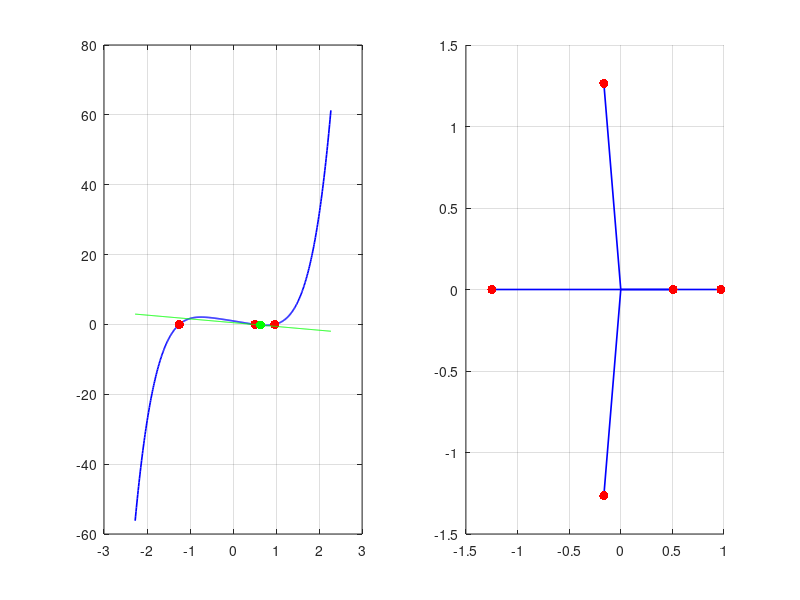

MATLAB code to generate this figure:
%%
clear;
x = -10:0.01:10;
y = x.^3 - 3.55.*x.^2+5.1.*x-3.1;
yP = [1 -3.55 5.1 -3.1];
plot(x, y, 'LineWidth', 1.2);
hold on;
R = roots(yP);
L = real(R) == R;
R = R(L);
plot(R, 0, '.', 'MarkerSize', 20);
grid on;

%%
clear;
yP = [1 0.1 0.2 -0.2 -2 1];
Roots = roots(yP);
Max = max(abs(Roots));
x = -Max-1:0.01:Max+1;
y = x.^5+0.1*x.^4+0.2*x.^3-0.2*x.^2-2*x+1;
L = real(Roots) == Roots;
Real = Roots(L);
X1 = 1/2*Max;
Diff = polyder(yP);
k = polyvalm(Diff, X1);
y0 = polyval(yP, X1);
y1 = k*(x-X1)+y0;
%тут должна быть нормаль
Re = real(Roots);
Im = imag(Roots);

subplot(1, 2, 1);
plot(x, y, 'b', 'LineWidth', 1.2);
hold on;
plot(Real, 0, '.r', 'MarkerSize', 20);
plot(x, y1, 'g');
plot(X1, y0, '.g', 'MarkerSize', 20);
hold off;
grid on;

subplot(1, 2, 2);
hold on;
for i = 1:size(Roots)
    plot([0 Re(i)], [0 Im(i)], 'b', 'LineWidth', 1.2);
end
plot(Re, Im, '.r', 'MarkerSize', 20);
hold off;
grid on;

%%

